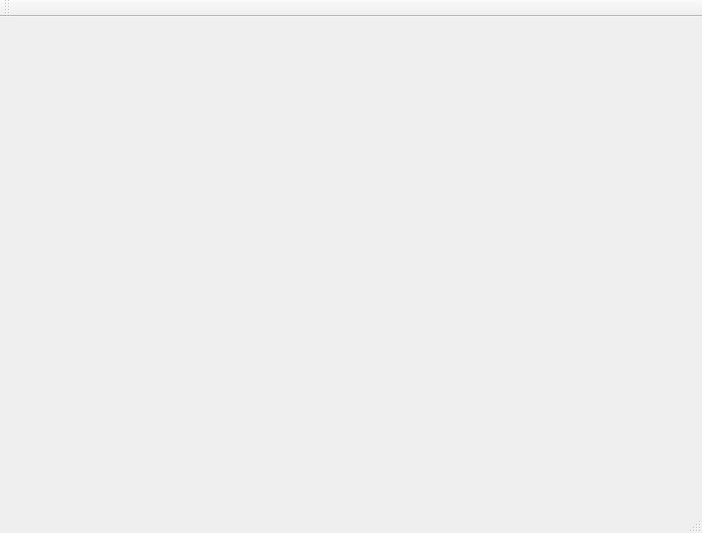
<?xml version="1.0" encoding="UTF-8"?>
<ui version="4.0">
 <class>CMainWindow</class>
 <widget class="QMainWindow" name="CMainWindow">
  <property name="geometry">
   <rect>
    <x>0</x>
    <y>0</y>
    <width>702</width>
    <height>533</height>
   </rect>
  </property>
  <property name="windowTitle">
   <string>CustomView</string>
  </property>
  <widget class="QWidget" name="centralWidget">
   <layout class="QGridLayout" name="gridLayout">
    <item row="0" column="0">
     <widget class="CCustomView" name="widget" native="true"/>
    </item>
   </layout>
  </widget>
  <widget class="QMenuBar" name="menuBar">
   <property name="geometry">
    <rect>
     <x>0</x>
     <y>0</y>
     <width>702</width>
     <height>23</height>
    </rect>
   </property>
  </widget>
  <widget class="QToolBar" name="mainToolBar">
   <attribute name="toolBarArea">
    <enum>TopToolBarArea</enum>
   </attribute>
   <attribute name="toolBarBreak">
    <bool>false</bool>
   </attribute>
  </widget>
  <widget class="QStatusBar" name="statusBar"/>
 </widget>
 <layoutdefault spacing="6" margin="11"/>
 <customwidgets>
  <customwidget>
   <class>CCustomView</class>
   <extends>QWidget</extends>
   <header>CCustomView.h</header>
   <container>1</container>
  </customwidget>
 </customwidgets>
 <resources>
  <include location="CustomView.qrc"/>
 </resources>
 <connections/>
</ui>
